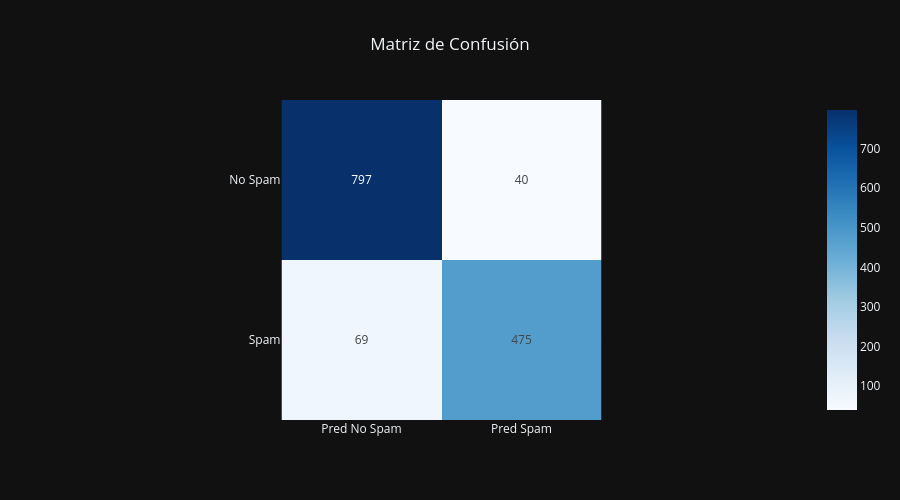
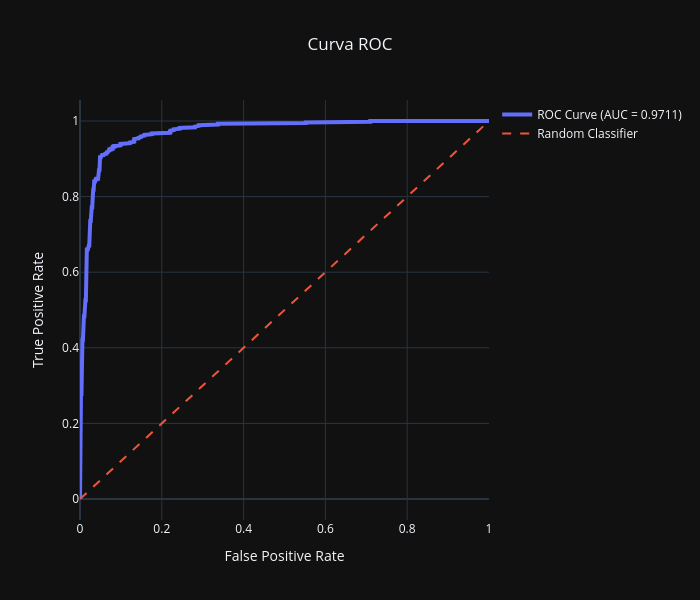

These figures' notebook cell, in order:
### Code cell
# ============================= #
# 12. MÉTRICAS DE CLASIFICACIÓN #
# ============================= #

# MÉTRICAS
accuracy = accuracy_score(y_test, y_pred)
precision = precision_score(y_test, y_pred)
recall = recall_score(y_test, y_pred)
f1 = f1_score(y_test, y_pred)
auc = roc_auc_score(y_test, y_prob)

# RESULTADOS
print("="*19)
print("MÉTRICAS DEL MODELO")
print("="*19)

print(f"Accuracy : {accuracy:.4f}")
print(f"Precision: {precision:.4f}")
print(f"Recall   : {recall:.4f}")
print(f"F1-Score : {f1:.4f}")
print(f"ROC-AUC  : {auc:.4f}")

# MATRIZ DE CONFUSIÓN
cm = confusion_matrix(y_test, y_pred)

cm_df = pd.DataFrame(
    cm,
    index=["No Spam", "Spam"],
    columns=["Pred No Spam", "Pred Spam"]
)

fig = px.imshow(
    cm_df,
    text_auto=True,
    color_continuous_scale="Blues",
    title="Matriz de Confusión"
)

fig.update_layout(
    template="plotly_dark",
    title_x=0.5,
    height=500
)

fig.show()

# CLASSIFICATION REPORT
print("\n")
print("="*24)
print("REPORTE DE CLASIFICACIÓN")
print("="*24)

print(
    classification_report(
        y_test,
        y_pred,
        target_names=["No Spam", "Spam"]
    )
)

# CÁLCULO DE CURVA ROC 
fpr, tpr, thresholds = roc_curve(
    y_test,
    y_prob
)

fig = go.Figure()

# GRÁFICO DE CURVA ROC 
fig.add_trace(

    go.Scatter(
        x=fpr,
        y=tpr,
        mode="lines",
        name=f"ROC Curve (AUC = {auc:.4f})",
        line=dict(width=4)
    )
)

# LÍNEA ALEATORIA
fig.add_trace(

    go.Scatter(
        x=[0,1],
        y=[0,1],
        mode="lines",
        name="Random Classifier",
        line=dict(
            dash="dash"
        )
    )

)

fig.update_layout(

    template="plotly_dark",

    title={
        "text": "Curva ROC",
        "x": 0.5,
        "xanchor": "center"
    },

    xaxis_title="False Positive Rate",

    yaxis_title="True Positive Rate",

    height=600,

    width=700

)

fig.show()

### Figure 1 — Plotly figure (JSON) as saved in the notebook; plotly's stock layout.template omitted (floating-point values rounded to 4 significant figures)
{"data": [{"coloraxis": "coloraxis", "hovertemplate": "x: %{x}<br>y: %{y}<br>color: %{z}<extra></extra>", "name": "0", "texttemplate": "%{z}", "type": "heatmap", "x": ["Pred No Spam", "Pred Spam"], "xaxis": "x", "y": ["No Spam", "Spam"], "yaxis": "y", "z": [[797, 40], [69, 475]]}], "layout": {"coloraxis": {"colorscale": [[0, "rgb(247,251,255)"], [0.125, "rgb(222,235,247)"], [0.25, "rgb(198,219,239)"], [0.375, "rgb(158,202,225)"], [0.5, "rgb(107,174,214)"], [0.625, "rgb(66,146,198)"], [0.75, "rgb(33,113,181)"], [0.875, "rgb(8,81,156)"], [1, "rgb(8,48,107)"]]}, "height": 500, "title": {"text": "Matriz de Confusión", "x": 0.5}, "xaxis": {"anchor": "y", "constrain": "domain", "domain": [0, 1], "scaleanchor": "y"}, "yaxis": {"anchor": "x", "autorange": "reversed", "constrain": "domain", "domain": [0, 1]}}}

### Figure 2 — Plotly figure (JSON) as saved in the notebook; plotly's stock layout.template omitted (floating-point values rounded to 4 significant figures; data arrays with more than 128 entries replaced by an {"elided": "..."} marker saying what was removed)
{"data": [{"line": {"width": 4}, "mode": "lines", "name": "ROC Curve (AUC = 0.9711)", "type": "scatter", "x": {"elided": "203 float values"}, "y": {"elided": "203 float values"}}, {"line": {"dash": "dash"}, "mode": "lines", "name": "Random Classifier", "type": "scatter", "x": [0, 1], "y": [0, 1]}], "layout": {"height": 600, "title": {"text": "Curva ROC", "x": 0.5, "xanchor": "center"}, "width": 700, "xaxis": {"title": {"text": "False Positive Rate"}}, "yaxis": {"title": {"text": "True Positive Rate"}}}}
